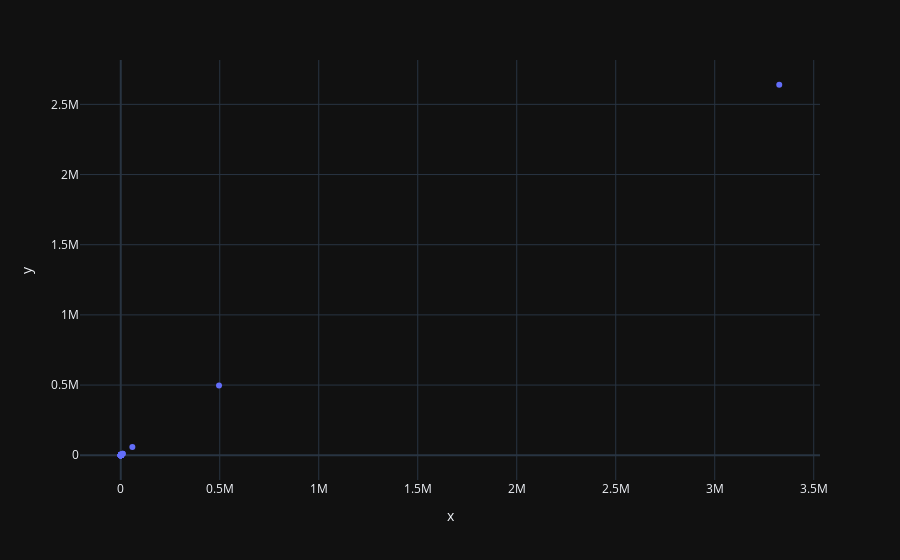

The cell this chart's notebook holds for it:
### Code cell
fig = px.scatter(x=y_test,y=y_pred
)
fig.show()

### Figure 1 — Plotly figure (JSON) as saved in the notebook; plotly's stock layout.template omitted (floating-point values rounded to 4 significant figures; data arrays with more than 128 entries replaced by an {"elided": "..."} marker saying what was removed)
{"data": [{"hovertemplate": "x=%{x}<br>y=%{y}<extra></extra>", "legendgroup": "", "marker": {"color": "#636efa", "symbol": "circle"}, "mode": "markers", "name": "", "orientation": "v", "showlegend": false, "x": {"elided": "382 float values"}, "xaxis": "x", "y": {"elided": "382 float values"}, "yaxis": "y", "type": "scatter"}], "layout": {"xaxis": {"anchor": "y", "domain": [0.0, 1.0], "title": {"text": "x"}}, "yaxis": {"anchor": "x", "domain": [0.0, 1.0], "title": {"text": "y"}}, "legend": {"tracegroupgap": 0}, "margin": {"t": 60}}}
